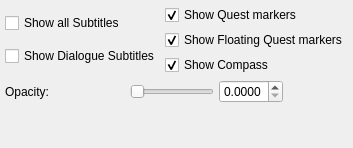
            <widget class="QWidget" name="tabGFX_HUD">
             <attribute name="title">
              <string>HUD</string>
             </attribute>
             <layout class="QVBoxLayout" name="verticalLayout_30">
              <property name="spacing">
               <number>5</number>
              </property>
              <property name="leftMargin">
               <number>5</number>
              </property>
              <property name="topMargin">
               <number>5</number>
              </property>
              <property name="rightMargin">
               <number>5</number>
              </property>
              <property name="bottomMargin">
               <number>5</number>
              </property>
              <item>
               <layout class="QHBoxLayout" name="horizontalLayout_53">
                <item>
                 <layout class="QVBoxLayout" name="verticalLayout_26">
                  <item>
                   <widget class="QCheckBox" name="ckbSubtitles">
                    <property name="text">
                     <string>Show all Subtitles</string>
                    </property>
                   </widget>
                  </item>
                  <item>
                   <widget class="QCheckBox" name="ckbSubtitlesDialogue">
                    <property name="text">
                     <string>Show Dialogue Subtitles</string>
                    </property>
                   </widget>
                  </item>
                  <item>
                   <spacer name="verticalSpacer_4">
                    <property name="orientation">
                     <enum>Qt::Vertical</enum>
                    </property>
                    <property name="sizeType">
                     <enum>QSizePolicy::Minimum</enum>
                    </property>
                    <property name="sizeHint" stdset="0">
                     <size>
                      <width>0</width>
                      <height>0</height>
                     </size>
                    </property>
                   </spacer>
                  </item>
                 </layout>
                </item>
                <item>
                 <layout class="QVBoxLayout" name="verticalLayout_25">
                  <item>
                   <widget class="QCheckBox" name="ckbQuestMarkers">
                    <property name="text">
                     <string>Show Quest markers</string>
                    </property>
                    <property name="checked">
                     <bool>true</bool>
                    </property>
                   </widget>
                  </item>
                  <item>
                   <widget class="QCheckBox" name="ckbQuestMarkersFloat">
                    <property name="text">
                     <string>Show Floating Quest markers</string>
                    </property>
                    <property name="checked">
                     <bool>true</bool>
                    </property>
                   </widget>
                  </item>
                  <item>
                   <widget class="QCheckBox" name="ckbCompass">
                    <property name="text">
                     <string>Show Compass</string>
                    </property>
                    <property name="checked">
                     <bool>true</bool>
                    </property>
                   </widget>
                  </item>
                  <item>
                   <spacer name="verticalSpacer_5">
                    <property name="orientation">
                     <enum>Qt::Vertical</enum>
                    </property>
                    <property name="sizeType">
                     <enum>QSizePolicy::Minimum</enum>
                    </property>
                    <property name="sizeHint" stdset="0">
                     <size>
                      <width>0</width>
                      <height>0</height>
                     </size>
                    </property>
                   </spacer>
                  </item>
                 </layout>
                </item>
               </layout>
              </item>
              <item>
               <layout class="QHBoxLayout" name="horizontalLayout_52">
                <item>
                 <widget class="QLabel" name="lblHUDOpacity">
                  <property name="minimumSize">
                   <size>
                    <width>120</width>
                    <height>0</height>
                   </size>
                  </property>
                  <property name="text">
                   <string>Opacity:</string>
                  </property>
                 </widget>
                </item>
                <item>
                 <widget class="QSlider" name="sldHUDOpacity">
                  <property name="sizePolicy">
                   <sizepolicy hsizetype="Expanding" vsizetype="Fixed">
                    <horstretch>0</horstretch>
                    <verstretch>0</verstretch>
                   </sizepolicy>
                  </property>
                  <property name="maximum">
                   <number>10000</number>
                  </property>
                  <property name="orientation">
                   <enum>Qt::Horizontal</enum>
                  </property>
                 </widget>
                </item>
                <item>
                 <widget class="QDoubleSpinBox" name="spnHUDOpacity">
                  <property name="decimals">
                   <number>4</number>
                  </property>
                  <property name="maximum">
                   <double>1.000000000000000</double>
                  </property>
                 </widget>
                </item>
                <item>
                 <spacer name="horizontalSpacer_5">
                  <property name="orientation">
                   <enum>Qt::Horizontal</enum>
                  </property>
                  <property name="sizeHint" stdset="0">
                   <size>
                    <width>40</width>
                    <height>20</height>
                   </size>
                  </property>
                 </spacer>
                </item>
               </layout>
              </item>
              <item>
               <spacer name="verticalSpacer_13">
                <property name="orientation">
                 <enum>Qt::Vertical</enum>
                </property>
                <property name="sizeHint" stdset="0">
                 <size>
                  <width>20</width>
                  <height>40</height>
                 </size>
                </property>
               </spacer>
              </item>
             </layout>
            </widget>
